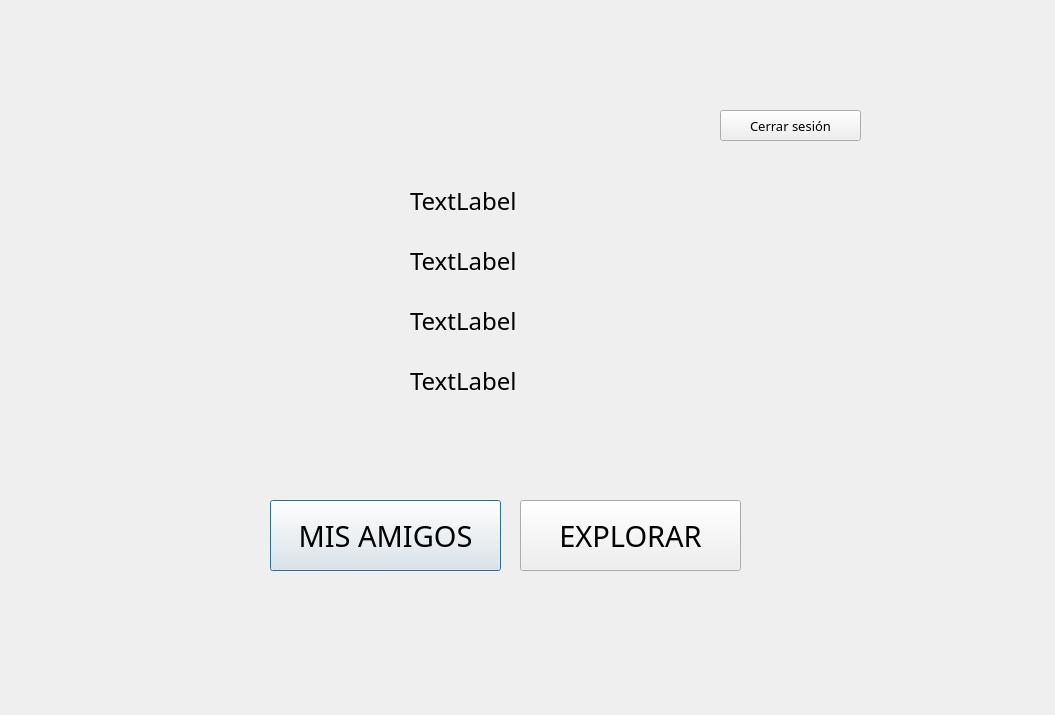
<?xml version="1.0" encoding="UTF-8"?>
<ui version="4.0">
 <class>mainwindow</class>
 <widget class="QDialog" name="mainwindow">
  <property name="geometry">
   <rect>
    <x>0</x>
    <y>0</y>
    <width>1055</width>
    <height>715</height>
   </rect>
  </property>
  <property name="windowTitle">
   <string>Dialog</string>
  </property>
  <widget class="QStackedWidget" name="stackedWidget">
   <property name="geometry">
    <rect>
     <x>100</x>
     <y>90</y>
     <width>901</width>
     <height>541</height>
    </rect>
   </property>
   <property name="currentIndex">
    <number>0</number>
   </property>
   <widget class="QWidget" name="page">
    <widget class="QPushButton" name="btnExplorar">
     <property name="geometry">
      <rect>
       <x>420</x>
       <y>410</y>
       <width>221</width>
       <height>71</height>
      </rect>
     </property>
     <property name="font">
      <font>
       <family>MS Gothic</family>
       <pointsize>22</pointsize>
      </font>
     </property>
     <property name="text">
      <string>EXPLORAR</string>
     </property>
     <property name="checkable">
      <bool>false</bool>
     </property>
     <property name="autoDefault">
      <bool>false</bool>
     </property>
     <property name="flat">
      <bool>false</bool>
     </property>
    </widget>
    <widget class="QPushButton" name="btnMisAmigos">
     <property name="geometry">
      <rect>
       <x>170</x>
       <y>410</y>
       <width>231</width>
       <height>71</height>
      </rect>
     </property>
     <property name="font">
      <font>
       <family>MS Gothic</family>
       <pointsize>22</pointsize>
      </font>
     </property>
     <property name="text">
      <string>MIS AMIGOS</string>
     </property>
    </widget>
    <widget class="QLabel" name="lblYo">
     <property name="geometry">
      <rect>
       <x>0</x>
       <y>80</y>
       <width>251</width>
       <height>251</height>
      </rect>
     </property>
     <property name="text">
      <string/>
     </property>
     <property name="pixmap">
      <pixmap resource="Recursos.qrc">:/EXTRAS/EXTRAS/userdesc.jpg</pixmap>
     </property>
     <property name="scaledContents">
      <bool>true</bool>
     </property>
    </widget>
    <widget class="QPushButton" name="btnCerrarSesion">
     <property name="geometry">
      <rect>
       <x>620</x>
       <y>20</y>
       <width>141</width>
       <height>31</height>
      </rect>
     </property>
     <property name="font">
      <font>
       <family>MS Gothic</family>
       <pointsize>10</pointsize>
      </font>
     </property>
     <property name="text">
      <string>Cerrar sesión</string>
     </property>
    </widget>
    <widget class="QLabel" name="lblNombreUsu">
     <property name="geometry">
      <rect>
       <x>310</x>
       <y>90</y>
       <width>471</width>
       <height>41</height>
      </rect>
     </property>
     <property name="font">
      <font>
       <family>MS Gothic</family>
       <pointsize>18</pointsize>
      </font>
     </property>
     <property name="text">
      <string>TextLabel</string>
     </property>
    </widget>
    <widget class="QLabel" name="lblApellido">
     <property name="geometry">
      <rect>
       <x>310</x>
       <y>150</y>
       <width>471</width>
       <height>41</height>
      </rect>
     </property>
     <property name="font">
      <font>
       <family>MS Gothic</family>
       <pointsize>18</pointsize>
      </font>
     </property>
     <property name="text">
      <string>TextLabel</string>
     </property>
    </widget>
    <widget class="QLabel" name="lblNacimiento">
     <property name="geometry">
      <rect>
       <x>310</x>
       <y>210</y>
       <width>481</width>
       <height>41</height>
      </rect>
     </property>
     <property name="font">
      <font>
       <family>MS Gothic</family>
       <pointsize>18</pointsize>
      </font>
     </property>
     <property name="text">
      <string>TextLabel</string>
     </property>
    </widget>
    <widget class="QLabel" name="lblCantAmigos">
     <property name="geometry">
      <rect>
       <x>310</x>
       <y>270</y>
       <width>471</width>
       <height>41</height>
      </rect>
     </property>
     <property name="font">
      <font>
       <family>MS Gothic</family>
       <pointsize>18</pointsize>
      </font>
     </property>
     <property name="text">
      <string>TextLabel</string>
     </property>
    </widget>
   </widget>
   <widget class="QWidget" name="page_2">
    <widget class="QLabel" name="lblFake_foto">
     <property name="geometry">
      <rect>
       <x>520</x>
       <y>60</y>
       <width>231</width>
       <height>231</height>
      </rect>
     </property>
     <property name="text">
      <string>pa no perderlo</string>
     </property>
     <property name="scaledContents">
      <bool>true</bool>
     </property>
    </widget>
    <widget class="QLabel" name="lblFake_nombre">
     <property name="geometry">
      <rect>
       <x>10</x>
       <y>70</y>
       <width>391</width>
       <height>41</height>
      </rect>
     </property>
     <property name="font">
      <font>
       <family>MS Gothic</family>
       <pointsize>18</pointsize>
      </font>
     </property>
     <property name="text">
      <string>Nombre</string>
     </property>
    </widget>
    <widget class="QLabel" name="lblFake_trabajo">
     <property name="geometry">
      <rect>
       <x>10</x>
       <y>120</y>
       <width>411</width>
       <height>41</height>
      </rect>
     </property>
     <property name="font">
      <font>
       <family>MS Gothic</family>
       <pointsize>18</pointsize>
      </font>
     </property>
     <property name="text">
      <string>Trabajo</string>
     </property>
    </widget>
    <widget class="QLabel" name="lblFake_estado">
     <property name="geometry">
      <rect>
       <x>10</x>
       <y>170</y>
       <width>421</width>
       <height>41</height>
      </rect>
     </property>
     <property name="font">
      <font>
       <family>MS Gothic</family>
       <pointsize>18</pointsize>
      </font>
     </property>
     <property name="text">
      <string>Estado</string>
     </property>
    </widget>
    <widget class="QLabel" name="lblFake_hobby">
     <property name="geometry">
      <rect>
       <x>10</x>
       <y>220</y>
       <width>431</width>
       <height>41</height>
      </rect>
     </property>
     <property name="font">
      <font>
       <family>MS Gothic</family>
       <pointsize>18</pointsize>
      </font>
     </property>
     <property name="text">
      <string>Hobby</string>
     </property>
    </widget>
    <widget class="QLabel" name="lblFake_edad">
     <property name="geometry">
      <rect>
       <x>10</x>
       <y>270</y>
       <width>431</width>
       <height>41</height>
      </rect>
     </property>
     <property name="font">
      <font>
       <family>MS Gothic</family>
       <pointsize>18</pointsize>
      </font>
     </property>
     <property name="text">
      <string>Edad</string>
     </property>
    </widget>
    <widget class="QLabel" name="lblNumero_fake">
     <property name="geometry">
      <rect>
       <x>10</x>
       <y>320</y>
       <width>421</width>
       <height>41</height>
      </rect>
     </property>
     <property name="font">
      <font>
       <family>MS Gothic</family>
       <pointsize>18</pointsize>
      </font>
     </property>
     <property name="text">
      <string>Numero:</string>
     </property>
    </widget>
    <widget class="QPushButton" name="btnFake_next">
     <property name="geometry">
      <rect>
       <x>420</x>
       <y>420</y>
       <width>261</width>
       <height>71</height>
      </rect>
     </property>
     <property name="font">
      <font>
       <family>MS Gothic</family>
       <pointsize>18</pointsize>
      </font>
     </property>
     <property name="text">
      <string>NO ME INTERESAS</string>
     </property>
    </widget>
    <widget class="QPushButton" name="btnFake_agregar">
     <property name="geometry">
      <rect>
       <x>140</x>
       <y>420</y>
       <width>251</width>
       <height>71</height>
      </rect>
     </property>
     <property name="font">
      <font>
       <family>MS Gothic</family>
       <pointsize>18</pointsize>
      </font>
     </property>
     <property name="text">
      <string>¡SEAMOS AMIGOS!</string>
     </property>
    </widget>
    <widget class="QPushButton" name="btnMiPerfilFake">
     <property name="geometry">
      <rect>
       <x>0</x>
       <y>0</y>
       <width>131</width>
       <height>51</height>
      </rect>
     </property>
     <property name="font">
      <font>
       <family>MS Gothic</family>
       <pointsize>12</pointsize>
      </font>
     </property>
     <property name="text">
      <string>MI PERFIL</string>
     </property>
    </widget>
    <widget class="QPushButton" name="btnReactionLike">
     <property name="geometry">
      <rect>
       <x>510</x>
       <y>300</y>
       <width>81</width>
       <height>41</height>
      </rect>
     </property>
     <property name="text">
      <string/>
     </property>
     <property name="icon">
      <iconset>
       <normaloff>../../Pictures/ultimoooo/registro/funcionma/EXTRAS/like.png</normaloff>
       <normalon>:/EXTRAS/EXTRAS/like.png</normalon>../../Pictures/ultimoooo/registro/funcionma/EXTRAS/like.png</iconset>
     </property>
     <property name="iconSize">
      <size>
       <width>30</width>
       <height>40</height>
      </size>
     </property>
    </widget>
    <widget class="QPushButton" name="btnReactionHeart">
     <property name="geometry">
      <rect>
       <x>600</x>
       <y>300</y>
       <width>81</width>
       <height>41</height>
      </rect>
     </property>
     <property name="text">
      <string/>
     </property>
     <property name="icon">
      <iconset>
       <normaloff>../../Pictures/ultimoooo/registro/funcionma/EXTRAS/love.png</normaloff>
       <normalon>:/EXTRAS/EXTRAS/love.png</normalon>../../Pictures/ultimoooo/registro/funcionma/EXTRAS/love.png</iconset>
     </property>
     <property name="iconSize">
      <size>
       <width>30</width>
       <height>40</height>
      </size>
     </property>
     <property name="flat">
      <bool>false</bool>
     </property>
    </widget>
    <widget class="QPushButton" name="btnReactionSmile">
     <property name="geometry">
      <rect>
       <x>690</x>
       <y>300</y>
       <width>80</width>
       <height>41</height>
      </rect>
     </property>
     <property name="text">
      <string/>
     </property>
     <property name="icon">
      <iconset>
       <normaloff>../../Pictures/ultimoooo/registro/funcionma/EXTRAS/risa.png</normaloff>
       <normalon>:/EXTRAS/EXTRAS/risa.png</normalon>../../Pictures/ultimoooo/registro/funcionma/EXTRAS/risa.png</iconset>
     </property>
     <property name="iconSize">
      <size>
       <width>30</width>
       <height>40</height>
      </size>
     </property>
     <property name="shortcut">
      <string notr="true"/>
     </property>
     <property name="default">
      <bool>false</bool>
     </property>
     <property name="flat">
      <bool>false</bool>
     </property>
    </widget>
   </widget>
   <widget class="QWidget" name="page_3">
    <widget class="QPushButton" name="lblAmigoSiguiente">
     <property name="geometry">
      <rect>
       <x>300</x>
       <y>460</y>
       <width>181</width>
       <height>61</height>
      </rect>
     </property>
     <property name="font">
      <font>
       <family>MS Gothic</family>
       <pointsize>18</pointsize>
      </font>
     </property>
     <property name="text">
      <string>SIGUIENTE</string>
     </property>
    </widget>
    <widget class="QPushButton" name="lblAmigoVolver">
     <property name="geometry">
      <rect>
       <x>20</x>
       <y>460</y>
       <width>121</width>
       <height>61</height>
      </rect>
     </property>
     <property name="font">
      <font>
       <family>MS Gothic</family>
       <pointsize>18</pointsize>
      </font>
     </property>
     <property name="text">
      <string>VOLVER</string>
     </property>
    </widget>
    <widget class="QLabel" name="lblAmigoFoto">
     <property name="geometry">
      <rect>
       <x>40</x>
       <y>110</y>
       <width>201</width>
       <height>221</height>
      </rect>
     </property>
     <property name="text">
      <string>FOTO</string>
     </property>
     <property name="scaledContents">
      <bool>true</bool>
     </property>
    </widget>
    <widget class="QLabel" name="lblAmigos">
     <property name="geometry">
      <rect>
       <x>580</x>
       <y>10</y>
       <width>231</width>
       <height>20</height>
      </rect>
     </property>
     <property name="font">
      <font>
       <family>MS Gothic</family>
       <pointsize>10</pointsize>
      </font>
     </property>
     <property name="text">
      <string>MIS AMIGOS</string>
     </property>
    </widget>
    <widget class="QPushButton" name="lblAmigoEliminar">
     <property name="geometry">
      <rect>
       <x>150</x>
       <y>460</y>
       <width>141</width>
       <height>61</height>
      </rect>
     </property>
     <property name="font">
      <font>
       <family>MS Gothic</family>
       <pointsize>18</pointsize>
      </font>
     </property>
     <property name="text">
      <string>ELIMINAR</string>
     </property>
    </widget>
    <widget class="QLabel" name="lblAmigoNombre">
     <property name="geometry">
      <rect>
       <x>290</x>
       <y>100</y>
       <width>271</width>
       <height>16</height>
      </rect>
     </property>
     <property name="font">
      <font>
       <family>MS Gothic</family>
       <pointsize>11</pointsize>
      </font>
     </property>
     <property name="text">
      <string>NOMBRE</string>
     </property>
    </widget>
    <widget class="QLabel" name="lblAmigoTrabajo">
     <property name="geometry">
      <rect>
       <x>290</x>
       <y>140</y>
       <width>281</width>
       <height>16</height>
      </rect>
     </property>
     <property name="font">
      <font>
       <family>MS Gothic</family>
       <pointsize>11</pointsize>
      </font>
     </property>
     <property name="text">
      <string>TRABAJO</string>
     </property>
    </widget>
    <widget class="QLabel" name="lblAmigoEstado">
     <property name="geometry">
      <rect>
       <x>290</x>
       <y>180</y>
       <width>271</width>
       <height>16</height>
      </rect>
     </property>
     <property name="font">
      <font>
       <family>MS Gothic</family>
       <pointsize>11</pointsize>
      </font>
     </property>
     <property name="text">
      <string>ESTADO</string>
     </property>
    </widget>
    <widget class="QLabel" name="lblAmigoEdad">
     <property name="geometry">
      <rect>
       <x>290</x>
       <y>220</y>
       <width>281</width>
       <height>16</height>
      </rect>
     </property>
     <property name="font">
      <font>
       <family>MS Gothic</family>
       <pointsize>11</pointsize>
      </font>
     </property>
     <property name="text">
      <string>EDAD</string>
     </property>
    </widget>
    <widget class="QLabel" name="lblAmigoNumero">
     <property name="geometry">
      <rect>
       <x>290</x>
       <y>260</y>
       <width>271</width>
       <height>16</height>
      </rect>
     </property>
     <property name="font">
      <font>
       <family>MS Gothic</family>
       <pointsize>11</pointsize>
       <weight>50</weight>
       <bold>false</bold>
      </font>
     </property>
     <property name="text">
      <string>NUMERO</string>
     </property>
    </widget>
    <widget class="QLabel" name="lblAmigoHobby">
     <property name="geometry">
      <rect>
       <x>290</x>
       <y>310</y>
       <width>281</width>
       <height>16</height>
      </rect>
     </property>
     <property name="font">
      <font>
       <family>MS Gothic</family>
       <pointsize>11</pointsize>
      </font>
     </property>
     <property name="text">
      <string>HOBBY</string>
     </property>
    </widget>
    <widget class="QPushButton" name="btnAmigoMiPerfil">
     <property name="geometry">
      <rect>
       <x>0</x>
       <y>10</y>
       <width>131</width>
       <height>51</height>
      </rect>
     </property>
     <property name="font">
      <font>
       <family>MS Gothic</family>
       <pointsize>10</pointsize>
      </font>
     </property>
     <property name="text">
      <string>MI PERFIL</string>
     </property>
    </widget>
    <widget class="QListWidget" name="listAmigos">
     <property name="geometry">
      <rect>
       <x>580</x>
       <y>80</y>
       <width>301</width>
       <height>451</height>
      </rect>
     </property>
    </widget>
    <widget class="QComboBox" name="cboxOrden">
     <property name="geometry">
      <rect>
       <x>720</x>
       <y>50</y>
       <width>151</width>
       <height>24</height>
      </rect>
     </property>
     <item>
      <property name="text">
       <string>Nombre</string>
      </property>
     </item>
     <item>
      <property name="text">
       <string>Numero</string>
      </property>
     </item>
     <item>
      <property name="text">
       <string>Edad</string>
      </property>
     </item>
     <item>
      <property name="text">
       <string>Estado</string>
      </property>
     </item>
     <item>
      <property name="text">
       <string>Hobby</string>
      </property>
     </item>
     <item>
      <property name="text">
       <string>Trabajo</string>
      </property>
     </item>
    </widget>
    <widget class="QLabel" name="label">
     <property name="geometry">
      <rect>
       <x>610</x>
       <y>40</y>
       <width>91</width>
       <height>31</height>
      </rect>
     </property>
     <property name="text">
      <string>Ordenar por:</string>
     </property>
    </widget>
    <widget class="QPushButton" name="btnEnviarMensaje">
     <property name="geometry">
      <rect>
       <x>110</x>
       <y>390</y>
       <width>261</width>
       <height>61</height>
      </rect>
     </property>
     <property name="font">
      <font>
       <family>MS Gothic</family>
       <pointsize>18</pointsize>
      </font>
     </property>
     <property name="text">
      <string>Enviar Mensaje</string>
     </property>
    </widget>
   </widget>
   <widget class="QWidget" name="page_4">
    <widget class="QTextEdit" name="textEditMensajes">
     <property name="geometry">
      <rect>
       <x>400</x>
       <y>20</y>
       <width>481</width>
       <height>371</height>
      </rect>
     </property>
    </widget>
    <widget class="QLineEdit" name="lineMensaje">
     <property name="geometry">
      <rect>
       <x>400</x>
       <y>390</y>
       <width>271</width>
       <height>31</height>
      </rect>
     </property>
    </widget>
    <widget class="QPushButton" name="btnSend">
     <property name="geometry">
      <rect>
       <x>680</x>
       <y>390</y>
       <width>201</width>
       <height>31</height>
      </rect>
     </property>
     <property name="text">
      <string>ENVIAR</string>
     </property>
    </widget>
    <widget class="QPushButton" name="VolverChat">
     <property name="geometry">
      <rect>
       <x>400</x>
       <y>420</y>
       <width>201</width>
       <height>51</height>
      </rect>
     </property>
     <property name="text">
      <string>Volver</string>
     </property>
    </widget>
    <widget class="QLabel" name="label_2">
     <property name="geometry">
      <rect>
       <x>-10</x>
       <y>20</y>
       <width>371</width>
       <height>421</height>
      </rect>
     </property>
     <property name="text">
      <string/>
     </property>
     <property name="pixmap">
      <pixmap resource="Recursos.qrc">:/EXTRAS/EXTRAS/LOGODIMLIM.jpg</pixmap>
     </property>
    </widget>
   </widget>
  </widget>
 </widget>
 <resources>
  <include location="Recursos.qrc"/>
 </resources>
 <connections/>
</ui>
